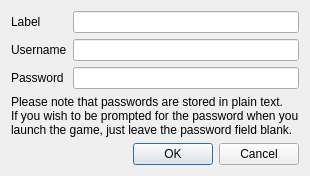
<?xml version="1.0" encoding="UTF-8"?>
<ui version="4.0">
 <class>EditAccount</class>
 <widget class="QDialog" name="EditAccount">
  <property name="geometry">
   <rect>
    <x>0</x>
    <y>0</y>
    <width>283</width>
    <height>166</height>
   </rect>
  </property>
  <property name="windowTitle">
   <string>Edit Account</string>
  </property>
  <layout class="QVBoxLayout" name="verticalLayout">
   <item>
    <layout class="QFormLayout" name="formLayout">
     <item row="0" column="0">
      <widget class="QLabel" name="nameLabel">
       <property name="text">
        <string>Label</string>
       </property>
      </widget>
     </item>
     <item row="0" column="1">
      <widget class="QLineEdit" name="accountLabel"/>
     </item>
     <item row="1" column="0">
      <widget class="QLabel" name="usernameLabel">
       <property name="text">
        <string>Username</string>
       </property>
      </widget>
     </item>
     <item row="1" column="1">
      <widget class="QLineEdit" name="accountUsername"/>
     </item>
     <item row="2" column="0">
      <widget class="QLabel" name="passwordLabel">
       <property name="text">
        <string>Password</string>
       </property>
      </widget>
     </item>
     <item row="2" column="1">
      <widget class="QLineEdit" name="accountPassword">
       <property name="inputMethodHints">
        <set>Qt::ImhHiddenText|Qt::ImhNoAutoUppercase|Qt::ImhNoPredictiveText|Qt::ImhSensitiveData</set>
       </property>
       <property name="echoMode">
        <enum>QLineEdit::Password</enum>
       </property>
      </widget>
     </item>
    </layout>
   </item>
   <item>
    <widget class="QLabel" name="label">
     <property name="text">
      <string>Please note that passwords are stored in plain text.
If you wish to be prompted for the password when you
launch the game, just leave the password field blank.</string>
     </property>
    </widget>
   </item>
   <item>
    <widget class="QDialogButtonBox" name="buttonBox">
     <property name="orientation">
      <enum>Qt::Horizontal</enum>
     </property>
     <property name="standardButtons">
      <set>QDialogButtonBox::Cancel|QDialogButtonBox::Ok</set>
     </property>
    </widget>
   </item>
  </layout>
 </widget>
 <resources/>
 <connections>
  <connection>
   <sender>buttonBox</sender>
   <signal>accepted()</signal>
   <receiver>EditAccount</receiver>
   <slot>accept()</slot>
   <hints>
    <hint type="sourcelabel">
     <x>248</x>
     <y>254</y>
    </hint>
    <hint type="destinationlabel">
     <x>157</x>
     <y>274</y>
    </hint>
   </hints>
  </connection>
  <connection>
   <sender>buttonBox</sender>
   <signal>rejected()</signal>
   <receiver>EditAccount</receiver>
   <slot>reject()</slot>
   <hints>
    <hint type="sourcelabel">
     <x>316</x>
     <y>260</y>
    </hint>
    <hint type="destinationlabel">
     <x>286</x>
     <y>274</y>
    </hint>
   </hints>
  </connection>
 </connections>
</ui>
